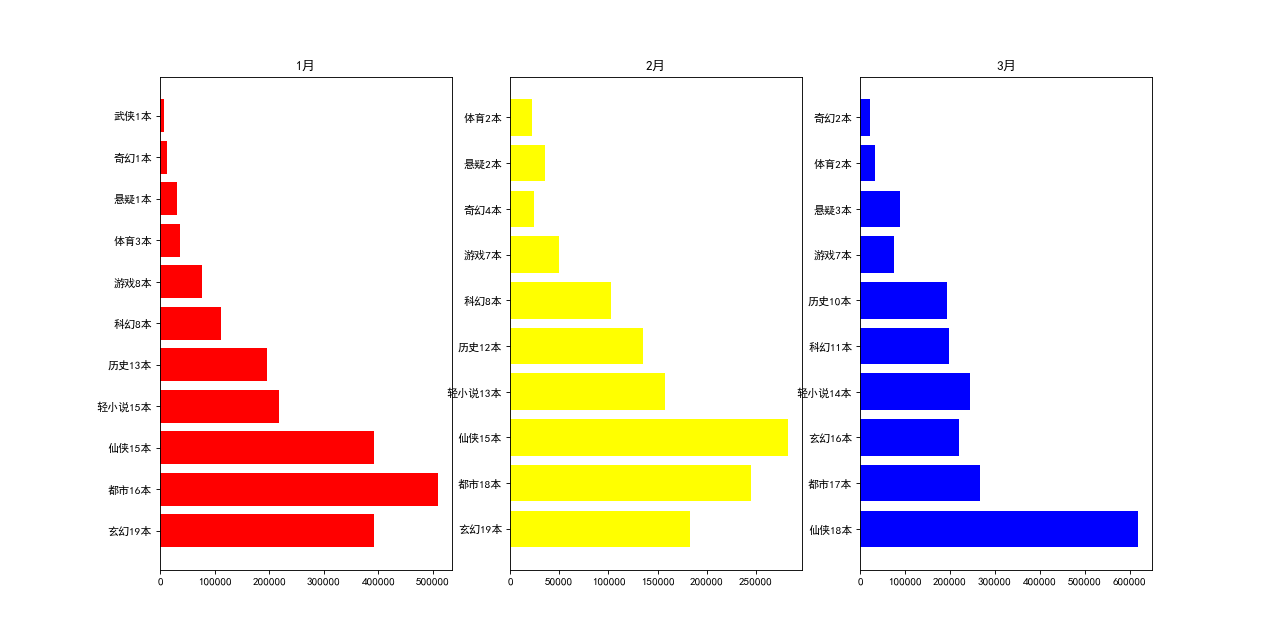

Python code for this plot:
# 导入第三方包和模块
import requests
from bs4 import BeautifulSoup
import matplotlib.pyplot as plt
plt.rcParams['font.sans-serif'] = ['SimHei']
plt.rcParams['axes.unicode_minus'] = False

headers={ 'UserAgent':'Mozilla/5.0 (Windows NT 6.1; WOW64) AppleWebKit/537.36 (KHTML, like Gecko) Chrome/62.0.3202.94 Safari/537.36' }


# 爬取当前网页信息
def get_list(n):
    item_dict_list = []
    show_category_all_test = []
    url = 'http://chuangshi.qq.com/bang/mo/all-week-2021-%02d.html'%n
    res = requests.get(url, headers=headers)
    soup = BeautifulSoup(res.text, 'html.parser')
    item_list = soup.select('#rankList > tr')

# 爬取小说近三个月的排名，书名，作者和月票信息
    for item in item_list[1:]:
        show_rank = item.select('td')[0].select('strong')
        show_category_test = item.select('td')[1]
        show_category = [i.replace('[','').replace(']','') for i in show_category_test]
        show_name = item.select('td')[2].select('a')
        show_author = item.select('td')[3].select('a')
        show_ticket = item.select('td')[4]
        show_category_all_test.append(show_category)

        for show_rank, show_category, show_name, show_author, show_ticket in zip(show_rank, show_category, show_name, show_author, show_ticket):
            item_dict = {
                     'show_rank': show_rank.get_text().strip(), \
                     'show_category': show_category.strip(), \
                     'show_name': show_name.get_text().strip(), \
                     'show_author':show_author.get_text().strip(),\
                     'show_ticket':show_ticket.strip()}

            item_dict_list.append(item_dict)

# 分类统计各类别（show_category）的数量和月票总数
    show_category_all = []
    show_category_all.extend([x[0] for x in show_category_all_test])
    item_dict_2 = dict()
    data = dict()

    for key, i in zip(show_category_all, item_dict_list):
        item_dict_2 = data.get(key,[0,0])
        item_dict_2[0] = item_dict_2[0] + 1
        item_dict_2[1] = item_dict_2[1] + int(i['show_ticket'])
        data[key] = item_dict_2

    # 各类别图书数量及月票信息
    show_category_numAndticket = []
    for k in data.keys():
        show_category_numAndticket.append([k])
    for i, j in enumerate(data.values()):
        show_category_numAndticket[i].append(j[0])
        show_category_numAndticket[i].append(j[1])
    show_category_numAndticket.sort(key=lambda  x:x[1], reverse=True)

    return item_dict_list,  show_category_numAndticket

if __name__=='__main__':
    # novel_list是个多维列表:
    # novel_list[i]代表每个月的图书信息(包括1-3月，对应[0]到[2]);
    # novel_list[i][0]代表当前月的排名，书名，作者和月票信息，novel_list[i][1]代表当前月各类别图书数量及月票信息
    novel_list = []
    for i in range(1,4):
        novel_list.append(get_list(i))

    name = ['1月','2月','3月']
    plt.figure(figsize=(16, 8), dpi=80)
    plt.figure(1)

    ax1 = plt.subplot(131)
    plt.barh([i[0] + str(i[1]) + '本' for i in novel_list[0][1]], [i[2] for i in novel_list[0][1]], color = 'red')
    plt.title(name[0])

    ax2 = plt.subplot(132)
    plt.barh([i[0] + str(i[1]) + '本' for i in novel_list[1][1]], [i[2] for i in novel_list[1][1]], color='yellow')
    plt.title(name[1])

    ax3 = plt.subplot(133)
    plt.barh([i[0] + str(i[1]) + '本' for i in novel_list[2][1]], [i[2] for i in novel_list[2][1]], color='blue')
    plt.title(name[2])

    plt.show()  # 显示图像
